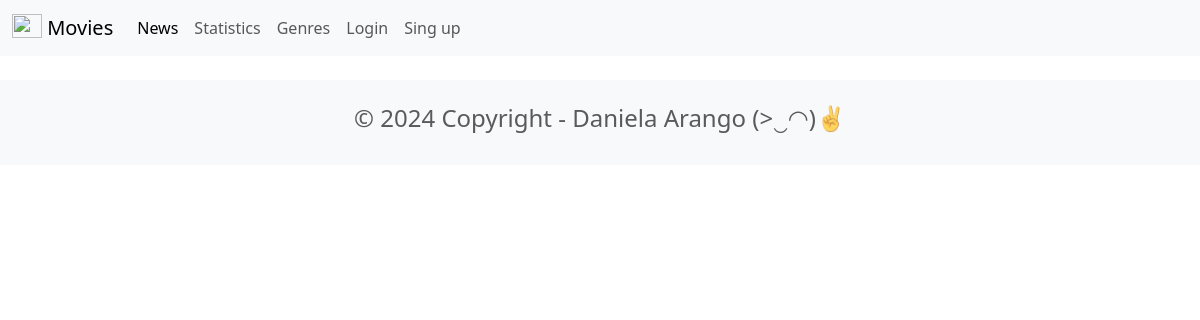
The page /news/ on the database as committed earlier.
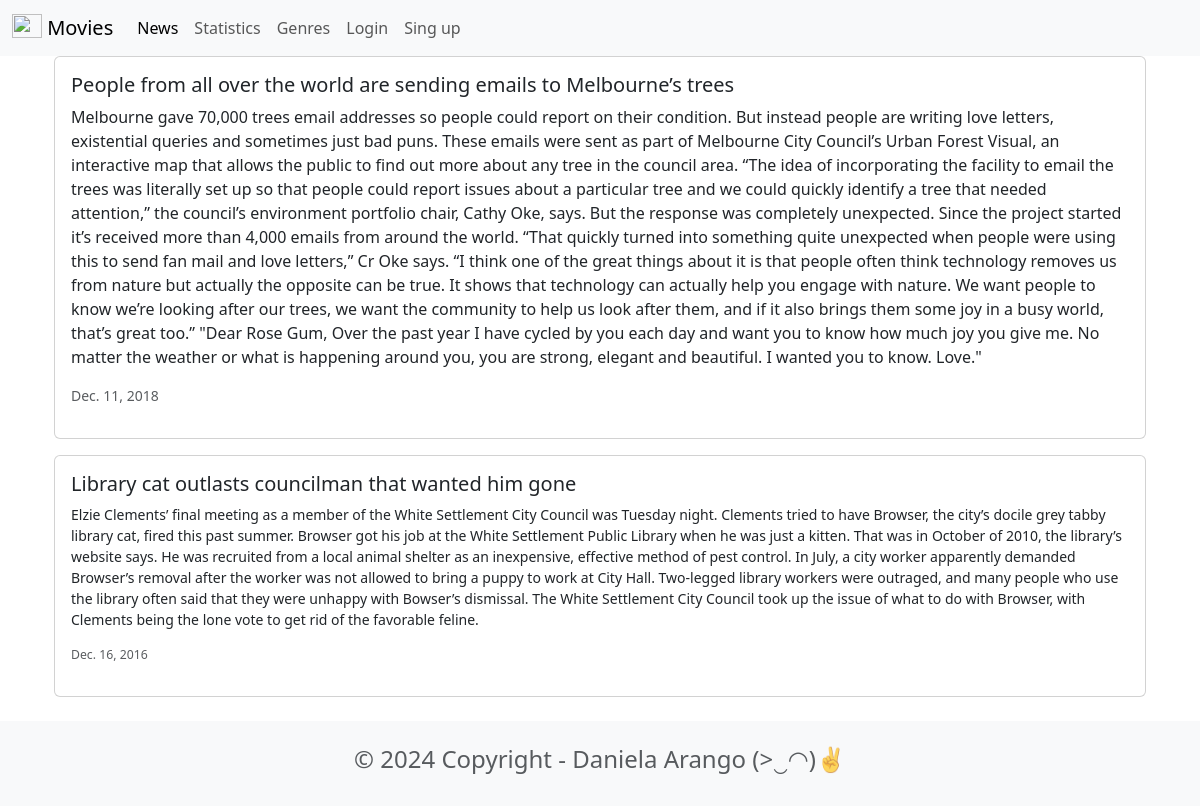
The same page on the database as committed later.
### news/models.py (models this page shows, shortened)
class News(models.Model):
    headline= models.CharField(max_length=200)
    body= models.TextField()
    date= models.DateField()

### news/views.py (the view)
# urls.py: path('news/', include('news.urls')),
def news(request):
    newss = News.objects.all().order_by('-date')
    return render(request, 'news.html', {'newss':newss})

### news/templates/news.html
{% extends 'base.html' %}
{% block content %}
<div class="container">
    {% for news in newss %}
    <div class="card mb-3">
        <div class="row g-0">
            <div>
                <div class="card-body">
                    <h5 class="card-title">{{news.headline}}</h5>
                    <p class="card-text">{{news.body}}</p>
                    <p class="card-text"><small class="text-muted">{{news.date}}</p>
                </div>
            </div>
        </div>
    </div>
    {% endfor %}
</div>
{% endblock content %}

### moviereviews/templates/base.html (shortened to what this page needs)
<head>
    <link href="https://cdn.jsdelivr.net/npm/bootstrap@5.3.3/dist/css/bootstrap.min.css" rel="stylesheet">
</head>
<nav class="navbar navbar-expand-lg bg-body-tertiary">
    <div class="container-fluid">
        <a class="navbar-brand" href="{%url 'home'%}">
            {%load static%}
            <img src="{% static 'images/movie.png'%}" alt="" width="30" height="24" class="d-inline-block align-text-top"/>
            Movies
        </a>
        <div class="collapse navbar-collapse" id="navbarSupportedContent">
            <ul class="navbar-nav me-auto mb-2 mb-lg-0">
                <li class="nav-item">
                    <a class="nav-link active" aria-current="page" href="{%url 'news'%}">News</a>
                </li>
                <li class="nav-item">
                    <a class="nav-link" href="{%url 'statistics'%}">Statistics</a>
                </li>
                <li class="nav-item">
                    <a class="nav-link" href="{%url 'genres'%}">Genres</a>
                </li>
                <li class="nav-item">
                    <a class="nav-link" href="#">Login</a>
                </li>
                <li class="nav-item">
                    <a class="nav-link" href="#">Sing up</a>
                </li>
            </ul>
        </div>
    </div>
</nav>
<div class="container">
    {% block content %}
    {% endblock content %}
</div>
<footer class="text-center text-lg-start bg-light text-muted mt-4">
    <div class="container">
        <div class="row">
            <div class="text-center p-4">
                <h4>© 2024 Copyright - Daniela Arango (>‿◠)✌</h4>
            </div>
        </div>
    </div>
</footer>

Rows that differ between the two databases and show on the page:
added News: headline "People from all over the world are sending emails to Melbourne’s trees", body "Melbourne gave 70,000 trees email addresses so people could report on their condition. But instead people are writing love letters, existential queries and sometimes just bad puns. These emails were sent as part of Melbourne City Council’s Urban Forest Visual, an interactive map that allows the public to find out more about any tree in the council area. “The idea of incorporating the facility to email the trees was literally set up so that people could report issues about a particular tree and we could quickly identify a tree that needed attention,” the council’s environment portfolio chair, Cathy Oke, says. But the response was completely unexpected. Since the project started it’s received…", date "Dec. 11, 2018"
added News: headline "Library cat outlasts councilman that wanted him gone", body "Elzie Clements’ final meeting as a member of the White Settlement City Council was Tuesday night. Clements tried to have Browser, the city’s docile grey tabby library cat, fired this past summer. Browser got his job at the White Settlement Public Library when he was just a kitten. That was in October of 2010, the library’s website says. He was recruited from a local animal shelter as an inexpensive, effective method of pest control. In July, a city worker apparently demanded Browser’s removal after the worker was not allowed to bring a puppy to work at City Hall. Two-legged library workers were outraged, and many people who use the library often said that they were unhappy with Bowser’s…", date "Dec. 16, 2016"
